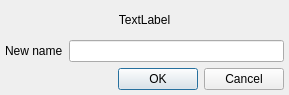
<?xml version="1.0" encoding="UTF-8"?>
<ui version="4.0">
 <class>RenamingNodeTypeDialog</class>
 <widget class="QDialog" name="RenamingNodeTypeDialog">
  <property name="geometry">
   <rect>
    <x>0</x>
    <y>0</y>
    <width>289</width>
    <height>95</height>
   </rect>
  </property>
  <property name="maximumSize">
   <size>
    <width>16777215</width>
    <height>95</height>
   </size>
  </property>
  <property name="windowTitle">
   <string>Enter new name</string>
  </property>
  <layout class="QVBoxLayout" name="verticalLayout">
   <property name="margin">
    <number>5</number>
   </property>
   <item>
    <widget class="QLabel" name="l_name">
     <property name="text">
      <string>TextLabel</string>
     </property>
     <property name="alignment">
      <set>Qt::AlignCenter</set>
     </property>
    </widget>
   </item>
   <item>
    <layout class="QHBoxLayout" name="horizontalLayout">
     <item>
      <widget class="QLabel" name="l_editMessage">
       <property name="text">
        <string>New name</string>
       </property>
      </widget>
     </item>
     <item>
      <widget class="QLineEdit" name="lineEdit"/>
     </item>
    </layout>
   </item>
   <item>
    <widget class="QDialogButtonBox" name="buttonBox">
     <property name="orientation">
      <enum>Qt::Horizontal</enum>
     </property>
     <property name="standardButtons">
      <set>QDialogButtonBox::Cancel|QDialogButtonBox::Ok</set>
     </property>
    </widget>
   </item>
  </layout>
 </widget>
 <resources/>
 <connections>
  <connection>
   <sender>buttonBox</sender>
   <signal>accepted()</signal>
   <receiver>RenamingNodeTypeDialog</receiver>
   <slot>accept()</slot>
   <hints>
    <hint type="sourcelabel">
     <x>248</x>
     <y>254</y>
    </hint>
    <hint type="destinationlabel">
     <x>157</x>
     <y>274</y>
    </hint>
   </hints>
  </connection>
  <connection>
   <sender>buttonBox</sender>
   <signal>rejected()</signal>
   <receiver>RenamingNodeTypeDialog</receiver>
   <slot>reject()</slot>
   <hints>
    <hint type="sourcelabel">
     <x>316</x>
     <y>260</y>
    </hint>
    <hint type="destinationlabel">
     <x>286</x>
     <y>274</y>
    </hint>
   </hints>
  </connection>
 </connections>
</ui>
